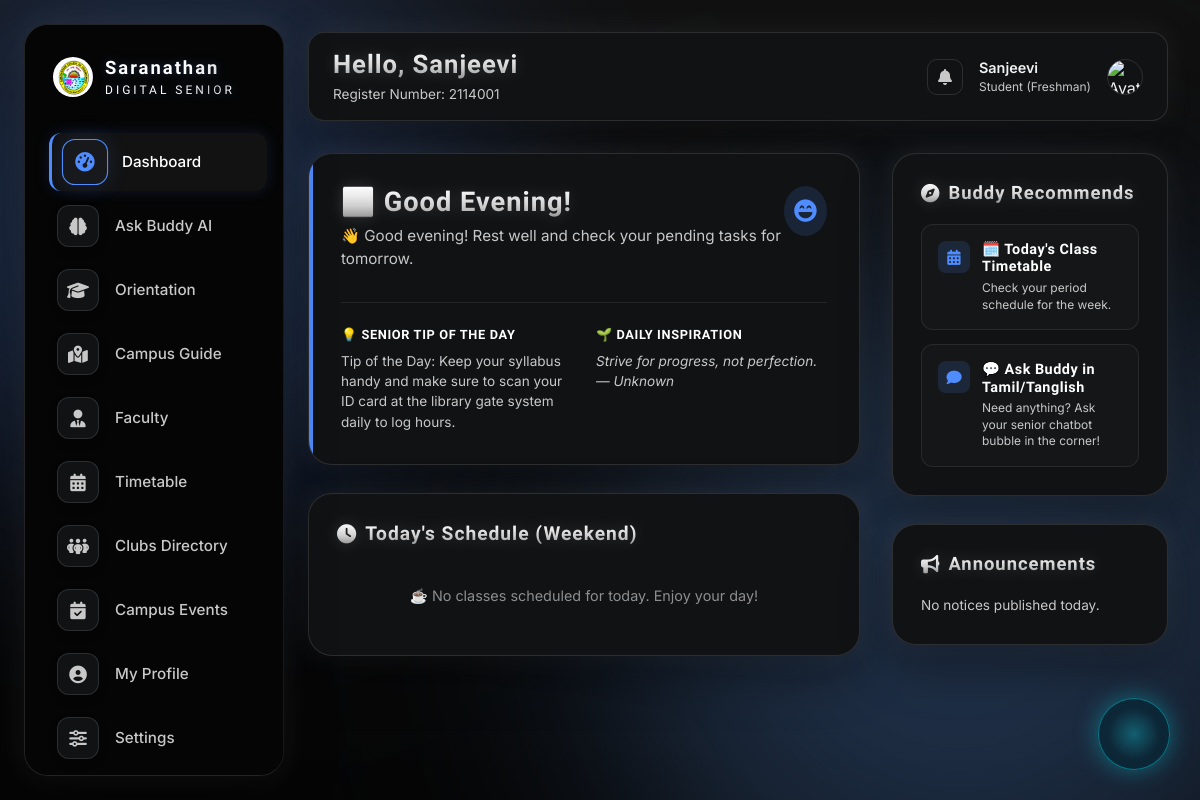
The page /frontend/dashboard.php (signed in) on the database its author committed.
### tables this page shows
CREATE TABLE IF NOT EXISTS college_settings (
    id INT PRIMARY KEY DEFAULT 1,
    college_name VARCHAR(150) NOT NULL DEFAULT 'Saranathan College of Engineering',
    college_logo VARCHAR(255) DEFAULT 'assets/images/logo.png',
    college_email VARCHAR(100) NOT NULL DEFAULT 'info@saranathan.ac.in',
    college_phone VARCHAR(50) NOT NULL DEFAULT '0431-2908446',
    address TEXT NOT NULL,
    footer_text VARCHAR(255) NOT NULL DEFAULT '© 2026 Saranathan College of Engineering. All rights reserved.',
    default_theme ENUM('Light', 'Dark', 'Aurora', 'Liquid Glass', 'Spatial', 'System') DEFAULT 'Spatial',
    maintenance_mode TINYINT(1) NOT NULL DEFAULT 0,
    CHECK (id = 1)
);

CREATE TABLE IF NOT EXISTS students (
    id INT AUTO_INCREMENT PRIMARY KEY,
    register_number VARCHAR(30) NOT NULL UNIQUE,
    name VARCHAR(100) NOT NULL,
    email VARCHAR(100) NOT NULL UNIQUE,
    phone VARCHAR(20) NOT NULL,
    password_hash VARCHAR(255) NOT NULL,
    department_id INT NOT NULL,
    section_id INT NOT NULL,
    avatar_url VARCHAR(255) DEFAULT 'assets/images/default-avatar.png',
    created_at TIMESTAMP DEFAULT CURRENT_TIMESTAMP,
    FOREIGN KEY (department_id) REFERENCES departments(id) ON DELETE RESTRICT,
    FOREIGN KEY (section_id) REFERENCES sections(id) ON DELETE RESTRICT
);

CREATE TABLE IF NOT EXISTS buddy_settings (
    id INT PRIMARY KEY DEFAULT 1,
    buddy_name VARCHAR(50) NOT NULL DEFAULT 'Buddy',
    welcome_message TEXT NOT NULL,
    morning_message TEXT NOT NULL,
    afternoon_message TEXT NOT NULL,
    evening_message TEXT NOT NULL,
    night_message TEXT NOT NULL,
    daily_tips TEXT NOT NULL,
    enable_voice TINYINT(1) NOT NULL DEFAULT 1,
    enable_wheel TINYINT(1) NOT NULL DEFAULT 1,
    enable_predictive TINYINT(1) NOT NULL DEFAULT 1,
    gemini_api_key VARCHAR(255) DEFAULT NULL,
    CHECK (id = 1)
);

### backend/db.php (called while the page is built, shortened)
<?php
function sanitize_input($data) {
    return htmlspecialchars(trim($data), ENT_QUOTES, 'UTF-8');
}
?>

### frontend/dashboard.php (the view, shortened to what this page needs)
<?php
require_once __DIR__ . '/includes/header.php';
$student_id = (int)$_SESSION['student_id'];
$student = $db->prepare("
    SELECT s.*, d.name as dept_name, sec.name as section_name
    FROM students s
    JOIN departments d ON s.department_id = d.id
    JOIN sections sec ON s.section_id = sec.id
    WHERE s.id = ? LIMIT 1
");
$student->execute([$student_id]);
$profile = $student->fetch();
$hour = (int)date('G');
$greeting_col = 'morning_message';
$greeting_prefix = '☀️ Good Morning!';
if ($hour >= 12 && $hour < 17) {
    $greeting_col = 'afternoon_message';
    $greeting_prefix = '☀️ Good Afternoon!';
} elseif ($hour >= 17 && $hour < 22) {
    $greeting_col = 'evening_message';
    $greeting_prefix = '🌆 Good Evening!';
} elseif ($hour >= 22 || $hour < 5) {
    $greeting_col = 'night_message';
    $greeting_prefix = '🌙 Good Night!';
}
$buddy = $db->query("SELECT buddy_name, daily_tips, $greeting_col FROM buddy_settings WHERE id = 1 LIMIT 1")->fetch();
$buddy_tip = $buddy['daily_tips'] ?? 'Check your classroom locations early!';
$greeting_message = $buddy[$greeting_col] ?? "Hope you have an amazing day!";
$greeting_message = str_replace('[Student Name]', $profile['name'], $greeting_message);
$current_weekday = date('l');
$day_order_map = [
    'Monday'    => '1st Day Order',
    'Tuesday'   => '2nd Day Order',
    'Wednesday' => '3rd Day Order',
    'Thursday'  => '4th Day Order',
    'Friday'    => '5th Day Order'
];
$day_of_week = $day_order_map[$current_weekday] ?? '';
$timetable_stmt = $db->prepare("
    SELECT t.*, f.name as faculty_name
    FROM timetable t
    JOIN faculty f ON t.faculty_id = f.id
    WHERE t.department_id = ? AND t.section_id = ? AND t.day_of_week = ?
    ORDER BY t.period_number ASC
");
$timetable_stmt->execute([$profile['department_id'], $profile['section_id'], $day_of_week]);
$today_classes = $timetable_stmt->fetchAll();
$recommendations = [];
if ($current_step === 'orientation') {
    $recommendations[] = [
        'title' => '📚 Complete Orientation Walkthrough',
        'desc' => 'Read regulations and requirements for your academic year.',
        'link' => 'orientation.php',
        'icon' => 'fa-graduation-cap'
    ];
} else {
    $recommendations[] = [
        'title' => '🗓️ Today\'s Class Timetable',
        'desc' => 'Check your period schedule for ' . (!empty($day_of_week) ? $day_of_week : 'the week') . '.',
        'link' => 'timetable.php',
        'icon' => 'fa-calendar-days'
    ];
    $recommendations[] = [
        'title' => '💬 Ask Buddy in Tamil/Tanglish',
        'desc' => 'Need anything? Ask your senior chatbot bubble in the corner!',
        'link' => '#',
        'icon' => 'fa-comment'
    ];
}
$announcements = $db->query("SELECT * FROM announcements ORDER BY publish_date DESC LIMIT 3")->fetchAll();
$quotes = [
    "Education is the most powerful weapon which you can use to change the world. — Nelson Mandela",
    "The beautiful thing about learning is that no one can take it away from you. — B.B. King",
    "Start where you are. Use what you have. Do what you can. — Arthur Ashe",
    "Strive for progress, not perfection. — Unknown"
];
$random_quote = $quotes[array_rand($quotes)];
?>
<div style="display: grid; grid-template-columns: 2fr 1fr; gap: 32px; align-items: flex-start;">
    <div style="display: flex; flex-direction: column; gap: 28px;">
        <div class="glass-panel" style="padding: 32px; position: relative; overflow: hidden;">
            <div style="position: absolute; top: 0; left: 0; width: 4px; height: 100%; background: var(--glow-primary);"></div>
            <div style="display: flex; justify-content: space-between; align-items: flex-start; margin-bottom: 24px;">
                <div>
                    <h2 style="font-size: 1.7rem; color: var(--text-primary); font-weight: 700;"><?php echo $greeting_prefix; ?></h2>
                    <p style="font-size: 0.95rem; color: var(--text-secondary); margin-top: 6px;"><?php echo $greeting_message; ?></p>
                </div>
                <div style="width: 50px; height: 50px; border-radius: 50%; background: var(--glow-primary-alpha); display: flex; align-items: center; justify-content: center; color: var(--glow-primary); font-size: 1.4rem;">
                    <i class="fa-solid fa-face-laugh-beam"></i>
                </div>
            </div>
            <div style="display: grid; grid-template-columns: 1fr 1fr; gap: 24px; margin-top: 32px; border-top: 1px solid var(--border-light); padding-top: 24px;">
                <div>
                    <h4 style="font-size: 0.8rem; font-weight: 600; color: var(--glow-secondary); text-transform: uppercase; letter-spacing: 0.05em; margin-bottom: 8px;">💡 Senior Tip of the Day</h4>
                    <p style="font-size: 0.85rem; color: var(--text-secondary); line-height: 1.5;"><?php echo sanitize_input($buddy_tip); ?></p>
                </div>
                <div>
                    <h4 style="font-size: 0.8rem; font-weight: 600; color: var(--glow-tertiary); text-transform: uppercase; letter-spacing: 0.05em; margin-bottom: 8px;">🌱 Daily Inspiration</h4>
                    <p style="font-size: 0.85rem; color: var(--text-secondary); font-style: italic; line-height: 1.5;"><?php echo sanitize_input($random_quote); ?></p>
                </div>
            </div>
        </div>
        <div class="glass-panel" style="padding: 28px;">
            <h3 style="font-size: 1.2rem; color: var(--text-primary); margin-bottom: 20px; display: flex; align-items: center; gap: 8px;">
                <i class="fa-solid fa-clock" style="color: var(--glow-primary);"></i> Today's Schedule (<?php echo !empty($day_of_week) ? $day_of_week : 'Weekend'; ?>)
            </h3>
            <div style="display: flex; flex-direction: column; gap: 12px;">
                <?php if (empty($today_classes)): ?>
                    <div style="padding: 20px; text-align: center; color: var(--text-tertiary); font-size: 0.9rem;">
                        ☕ No classes scheduled for today. Enjoy your day!
                    </div>
                <?php endif; ?>
            </div>
        </div>
    </div>
    <div style="display: flex; flex-direction: column; gap: 28px;">
        <div class="glass-panel" style="padding: 28px;">
            <h3 style="font-size: 1.15rem; color: var(--text-primary); margin-bottom: 20px; display: flex; align-items: center; gap: 8px;">
                <i class="fa-solid fa-compass" style="color: var(--glow-secondary);"></i> Buddy Recommends
            </h3>
            <div style="display: flex; flex-direction: column; gap: 14px;">
                <?php foreach ($recommendations as $rec): ?>
                    <a href="<?php echo $rec['link']; ?>" style="display: block; padding: 16px; border-radius: 12px; background: rgba(255,255,255,0.02); border: 1px solid var(--border-light); text-decoration: none; transition: all var(--transition-fast);" onmouseover="this.style.background='rgba(255,255,255,0.05)';" onmouseout="this.style.background='rgba(255,255,255,0.02)';">
                        <div style="display: flex; gap: 12px; align-items: flex-start;">
                            <div style="width: 32px; height: 32px; border-radius: 8px; background: var(--glow-primary-alpha); color: var(--glow-primary); display: flex; align-items: center; justify-content: center; font-size: 0.95rem; flex-shrink: 0;">
                                <i class="fa-solid <?php echo $rec['icon']; ?>"></i>
                            </div>
                            <div>
                                <h4 style="font-size: 0.9rem; font-weight: 600; color: var(--text-primary);"><?php echo sanitize_input($rec['title']); ?></h4>
                                <p style="font-size: 0.75rem; color: var(--text-secondary); margin-top: 4px; line-height: 1.4;"><?php echo sanitize_input($rec['desc']); ?></p>
                            </div>
                        </div>
                    </a>
                <?php endforeach; ?>
            </div>
        </div>
        <div class="glass-panel" style="padding: 28px;">
            <h3 style="font-size: 1.15rem; color: var(--text-primary); margin-bottom: 20px; display: flex; align-items: center; gap: 8px;">
                <i class="fa-solid fa-bullhorn" style="color: var(--glow-tertiary);"></i> Announcements
            </h3>
            <div style="display: flex; flex-direction: column; gap: 12px;">
                <?php if (empty($announcements)): ?>
                    <p style="font-size: 0.85rem; color: var(--text-tertiary);">No notices published today.</p>
                <?php endif; ?>
            </div>
        </div>
    </div>
</div>
<?php require_once __DIR__ . '/includes/footer.php'; ?>

### frontend/includes/header.php (shortened to what this page needs)
<?php
require_once __DIR__ . '/../../backend/db.php';
$student_id = (int)$_SESSION['student_id'];
$student_name = sanitize_input($_SESSION['student_name']);
$active_page = basename($_SERVER['PHP_SELF']);
$settings = $db->prepare("SELECT * FROM settings WHERE student_id = ? LIMIT 1");
$settings->execute([$student_id]);
$student_settings = $settings->fetch();
$current_theme = $student_settings['theme'] ?? 'Spatial';
$animations_enabled = $student_settings['animation_speed'] ?? 'high';
$college_stmt = $db->query("SELECT * FROM college_settings WHERE id = 1 LIMIT 1");
$college = $college_stmt->fetch();
$college_logo = $college['college_logo'] ?? 'assets/images/logo.png';
?>
<!DOCTYPE html>
<html lang="en" data-theme="<?php echo sanitize_input($current_theme); ?>" data-animations="<?php echo $animations_enabled; ?>">
<head>
    <link rel="stylesheet" href="../assets/css/style.css?v=<?php echo time(); ?>">
    <link rel="stylesheet" href="../assets/themes/themes.css?v=<?php echo time(); ?>">
    <link rel="stylesheet" href="https://cdnjs.cloudflare.com/ajax/libs/font-awesome/6.4.0/css/all.min.css">
    <script src="https://cdn.tailwindcss.com"></script>
</head>
<body>
    <div class="aurora-bg-container">
        <div class="aurora-blob aurora-blob-2"></div>
    </div>
    <div class="app-layout">
        <aside class="glass-panel sidebar" id="student-sidebar">
        <div class="sidebar-brand">
            <img src="../<?php echo sanitize_input($college_logo); ?>" alt="College Logo" class="brand-logo">
            <div class="brand-name">
                Saranathan
                <span>Digital Senior</span>
            </div>
        </div>
        <nav class="menu-list">
            <li>
                <a href="dashboard.php" class="menu-item-link <?php echo $active_page === 'dashboard.php' ? 'active' : ''; ?>">
                    <i class="fa-solid fa-gauge-high"></i> Dashboard
                </a>
            </li>
            <li>
                <a href="buddy.php" class="menu-item-link <?php echo $active_page === 'buddy.php' ? 'active' : ''; ?>">
                    <i class="fa-solid fa-brain"></i> Ask Buddy AI
                </a>
            </li>
            <li>
                <a href="orientation.php" class="menu-item-link <?php echo $active_page === 'orientation.php' ? 'active' : ''; ?>">
                    <i class="fa-solid fa-graduation-cap"></i> Orientation
                </a>
            </li>
            <li>
                <a href="campus.php" class="menu-item-link <?php echo $active_page === 'campus.php' ? 'active' : ''; ?>">
                    <i class="fa-solid fa-map-location-dot"></i> Campus Guide
                </a>
            </li>
            <li>
                <a href="faculty.php" class="menu-item-link <?php echo $active_page === 'faculty.php' ? 'active' : ''; ?>">
                    <i class="fa-solid fa-user-tie"></i> Faculty
                </a>
            </li>
            <li>
                <a href="timetable.php" class="menu-item-link <?php echo $active_page === 'timetable.php' ? 'active' : ''; ?>">
                    <i class="fa-solid fa-calendar-days"></i> Timetable
                </a>
            </li>
            <li>
                <a href="clubs.php" class="menu-item-link <?php echo $active_page === 'clubs.php' ? 'active' : ''; ?>">
                    <i class="fa-solid fa-people-group"></i> Clubs Directory
                </a>
            </li>
            <li>
                <a href="events.php" class="menu-item-link <?php echo $active_page === 'events.php' ? 'active' : ''; ?>">
                    <i class="fa-solid fa-calendar-check"></i> Campus Events
                </a>
            </li>
            <li>
                <a href="profile.php" class="menu-item-link <?php echo $active_page === 'profile.php' ? 'active' : ''; ?>">
                    <i class="fa-solid fa-circle-user"></i> My Profile
                </a>
            </li>
            <li>
                <a href="settings.php" class="menu-item-link <?php echo $active_page === 'settings.php' ? 'active' : ''; ?>">
                    <i class="fa-solid fa-sliders"></i> Settings
                </a>
            </li>
            <li style="margin-top: auto; padding-top: 20px;">
            </li>
        </nav>
    </aside>
    <main class="main-content">
        <header class="glass-panel top-navbar">
            <div class="nav-title">
                <h1>Hello, <?php echo $student_name; ?></h1>
                <p>Register Number: <?php echo sanitize_input($_SESSION['student_reg']); ?></p>
            </div>
            <div class="user-badge">
                <a href="profile.php#notifications" class="notif-bell">
                    <i class="fa-solid fa-bell"></i>
                </a>
                <div class="badge-info">
                    <div class="badge-name"><?php echo $student_name; ?></div>
                    <div class="badge-role">Student (Freshman)</div>
                </div>
                <img src="../<?php echo !empty($student_settings['avatar_url']) ? sanitize_input($student_settings['avatar_url']) : 'assets/images/default-avatar.png'; ?>" alt="Avatar" class="badge-avatar">
            </div>
        </header>

### rows shown on the page
college_settings: college_logo (picture)
students: name.evening_message "👋 Good evening! Rest well and check your pending tasks for tomorrow."
buddy_settings: daily_tips "Tip of the Day: Keep your syllabus handy and make sure to scan your ID card at the library gate system daily to log hours."

### other values the page prints
$student_name "Sanjeevi"
sanitize_input($_SESSION['student_reg']) "2114001"
$greeting_prefix "🌆 Good Evening!"
sanitize_input($rec['title']) "🗓️ Today's Class Timetable"
sanitize_input($rec['desc']) "Check your period schedule for the week."
sanitize_input($rec['title']) "💬 Ask Buddy in Tamil/Tanglish"
sanitize_input($rec['desc']) "Need anything? Ask your senior chatbot bubble in the corner!"
